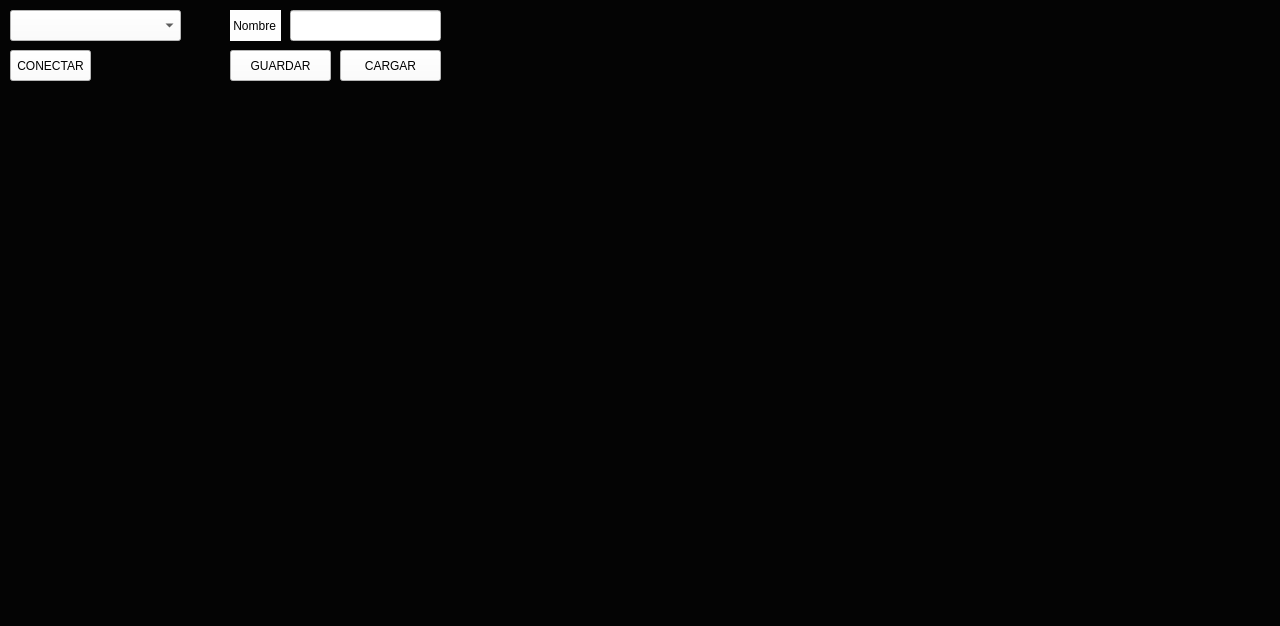
<?xml version="1.0" encoding="UTF-8"?>
<ui version="4.0">
 <class>MainWindow</class>
 <widget class="QMainWindow" name="MainWindow">
  <property name="geometry">
   <rect>
    <x>0</x>
    <y>0</y>
    <width>1280</width>
    <height>626</height>
   </rect>
  </property>
  <property name="windowTitle">
   <string>MainWindow</string>
  </property>
  <property name="styleSheet">
   <string notr="true">background-color: rgb(4, 4, 4);</string>
  </property>
  <widget class="QWidget" name="centralwidget">
   <widget class="QPushButton" name="connect">
    <property name="geometry">
     <rect>
      <x>10</x>
      <y>50</y>
      <width>81</width>
      <height>31</height>
     </rect>
    </property>
    <property name="styleSheet">
     <string notr="true">background-color: rgb(255, 255, 255);</string>
    </property>
    <property name="text">
     <string>CONECTAR</string>
    </property>
   </widget>
   <widget class="QComboBox" name="puertos">
    <property name="geometry">
     <rect>
      <x>10</x>
      <y>10</y>
      <width>171</width>
      <height>31</height>
     </rect>
    </property>
    <property name="styleSheet">
     <string notr="true">background-color: rgb(255, 255, 255);</string>
    </property>
   </widget>
   <widget class="QWidget" name="graficawidget" native="true">
    <property name="geometry">
     <rect>
      <x>0</x>
      <y>100</y>
      <width>1261</width>
      <height>481</height>
     </rect>
    </property>
   </widget>
   <widget class="QPushButton" name="guardarButton">
    <property name="geometry">
     <rect>
      <x>230</x>
      <y>50</y>
      <width>101</width>
      <height>31</height>
     </rect>
    </property>
    <property name="styleSheet">
     <string notr="true">background-color: rgb(255, 255, 255);</string>
    </property>
    <property name="text">
     <string>GUARDAR</string>
    </property>
   </widget>
   <widget class="QLineEdit" name="nombre_persona">
    <property name="geometry">
     <rect>
      <x>290</x>
      <y>10</y>
      <width>151</width>
      <height>31</height>
     </rect>
    </property>
    <property name="styleSheet">
     <string notr="true">background-color: rgb(255, 255, 255);</string>
    </property>
   </widget>
   <widget class="QLabel" name="label">
    <property name="geometry">
     <rect>
      <x>230</x>
      <y>10</y>
      <width>51</width>
      <height>31</height>
     </rect>
    </property>
    <property name="styleSheet">
     <string notr="true">background-color: rgb(254, 254, 254);</string>
    </property>
    <property name="text">
     <string> Nombre</string>
    </property>
   </widget>
   <widget class="QPushButton" name="cargarButton">
    <property name="geometry">
     <rect>
      <x>340</x>
      <y>50</y>
      <width>101</width>
      <height>31</height>
     </rect>
    </property>
    <property name="styleSheet">
     <string notr="true">background-color: rgb(255, 255, 255);</string>
    </property>
    <property name="text">
     <string>CARGAR</string>
    </property>
   </widget>
  </widget>
  <widget class="QMenuBar" name="menubar">
   <property name="geometry">
    <rect>
     <x>0</x>
     <y>0</y>
     <width>1280</width>
     <height>22</height>
    </rect>
   </property>
  </widget>
  <widget class="QStatusBar" name="statusbar"/>
 </widget>
 <resources>
  <include location="1.qrc"/>
 </resources>
 <connections/>
</ui>
